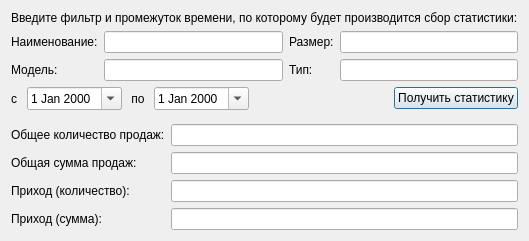
<?xml version="1.0" encoding="UTF-8"?>
<ui version="4.0">
 <class>GeneralStatisticsDialog</class>
 <widget class="QDialog" name="GeneralStatisticsDialog">
  <property name="geometry">
   <rect>
    <x>0</x>
    <y>0</y>
    <width>490</width>
    <height>241</height>
   </rect>
  </property>
  <property name="windowTitle">
   <string>Общая статистика</string>
  </property>
  <layout class="QVBoxLayout" name="verticalLayout">
   <item>
    <widget class="QLabel" name="lblInfo">
     <property name="text">
      <string>Введите фильтр и промежуток времени, по которому будет производится сбор статистики:</string>
     </property>
    </widget>
   </item>
   <item>
    <layout class="QGridLayout" name="gltFilter">
     <item row="1" column="2">
      <widget class="QLabel" name="lblType">
       <property name="text">
        <string>Тип:</string>
       </property>
      </widget>
     </item>
     <item row="0" column="2">
      <widget class="QLabel" name="lblSize">
       <property name="text">
        <string>Размер:</string>
       </property>
      </widget>
     </item>
     <item row="0" column="1">
      <widget class="QLineEdit" name="edtName"/>
     </item>
     <item row="1" column="1">
      <widget class="QLineEdit" name="edtModel"/>
     </item>
     <item row="0" column="0">
      <widget class="QLabel" name="lblName">
       <property name="text">
        <string>Наименование:</string>
       </property>
      </widget>
     </item>
     <item row="1" column="0">
      <widget class="QLabel" name="lblModel">
       <property name="text">
        <string>Модель:</string>
       </property>
      </widget>
     </item>
     <item row="0" column="3">
      <widget class="QLineEdit" name="edtSize"/>
     </item>
     <item row="1" column="3">
      <widget class="QLineEdit" name="edtType"/>
     </item>
    </layout>
   </item>
   <item>
    <layout class="QHBoxLayout" name="ltDates">
     <item>
      <widget class="QLabel" name="lblFrom">
       <property name="text">
        <string>с </string>
       </property>
      </widget>
     </item>
     <item>
      <widget class="QDateEdit" name="deFrom">
       <property name="calendarPopup">
        <bool>true</bool>
       </property>
      </widget>
     </item>
     <item>
      <widget class="QLabel" name="lblTo">
       <property name="text">
        <string> по </string>
       </property>
      </widget>
     </item>
     <item>
      <widget class="QDateEdit" name="deTo">
       <property name="calendarPopup">
        <bool>true</bool>
       </property>
      </widget>
     </item>
     <item>
      <spacer name="spacer1">
       <property name="orientation">
        <enum>Qt::Horizontal</enum>
       </property>
       <property name="sizeHint" stdset="0">
        <size>
         <width>40</width>
         <height>20</height>
        </size>
       </property>
      </spacer>
     </item>
     <item>
      <widget class="QPushButton" name="btnGetStatistics">
       <property name="text">
        <string>Получить статистику</string>
       </property>
      </widget>
     </item>
    </layout>
   </item>
   <item>
    <spacer name="verticalSpacer">
     <property name="orientation">
      <enum>Qt::Vertical</enum>
     </property>
     <property name="sizeHint" stdset="0">
      <size>
       <width>20</width>
       <height>40</height>
      </size>
     </property>
    </spacer>
   </item>
   <item>
    <layout class="QGridLayout" name="gltStatistics">
     <item row="0" column="0">
      <widget class="QLabel" name="lblSalesCount">
       <property name="text">
        <string>Общее количество продаж:</string>
       </property>
      </widget>
     </item>
     <item row="3" column="0">
      <widget class="QLabel" name="lblDeliverySum">
       <property name="text">
        <string>Приход (сумма):</string>
       </property>
      </widget>
     </item>
     <item row="2" column="1">
      <widget class="QLineEdit" name="edtDeliveryCount">
       <property name="readOnly">
        <bool>true</bool>
       </property>
      </widget>
     </item>
     <item row="1" column="1">
      <widget class="QLineEdit" name="edtSalesSum">
       <property name="readOnly">
        <bool>true</bool>
       </property>
      </widget>
     </item>
     <item row="0" column="1">
      <widget class="QLineEdit" name="edtSalesCount">
       <property name="readOnly">
        <bool>true</bool>
       </property>
      </widget>
     </item>
     <item row="1" column="0">
      <widget class="QLabel" name="lblSalesSum">
       <property name="text">
        <string>Общая сумма продаж:</string>
       </property>
      </widget>
     </item>
     <item row="2" column="0">
      <widget class="QLabel" name="lblDeliveryCount">
       <property name="text">
        <string>Приход (количество):</string>
       </property>
      </widget>
     </item>
     <item row="3" column="1">
      <widget class="QLineEdit" name="edtDeliverySum">
       <property name="readOnly">
        <bool>true</bool>
       </property>
      </widget>
     </item>
    </layout>
   </item>
  </layout>
 </widget>
 <resources/>
 <connections/>
</ui>
